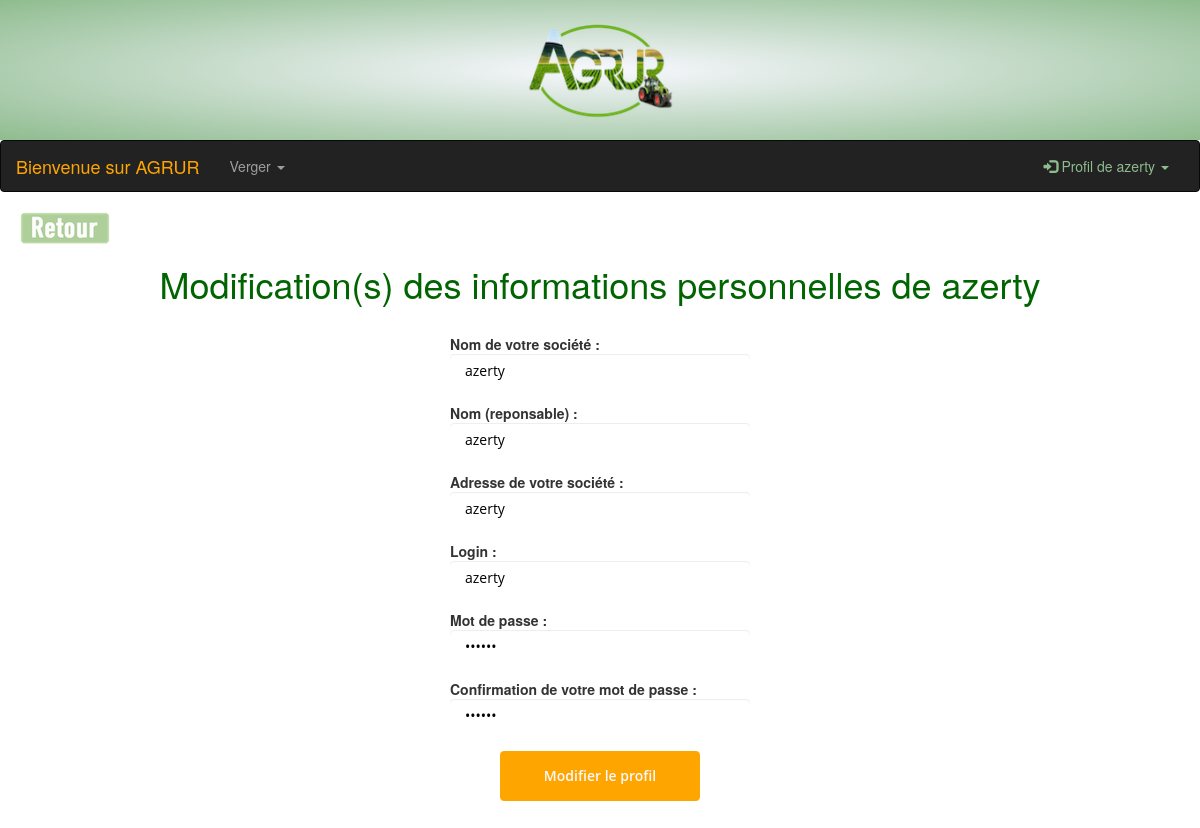
/pageModification.php (signed in), run on the app's committed database.
### tables this page shows
CREATE TABLE `producteurs` (
  `id_producteur` int(11) NOT NULL,
  `nom_Responsable` varchar(50) NOT NULL,
  `nom_Entreprise` varchar(50) NOT NULL,
  `adresse_Entreprise` varchar(50) NOT NULL,
  `id_connexion` int(11) NOT NULL,
  `Interne` tinyint(4) NOT NULL
);

CREATE TABLE `connexion` (
  `id_connexion` int(11) NOT NULL,
  `login` varchar(50) NOT NULL,
  `mdp` varchar(50) NOT NULL,
  `mdp2` varchar(50) NOT NULL,
  `id_droit` int(11) NOT NULL,
  `accepte` tinyint(4) NOT NULL
);

### pageModification.php (the view, shortened to what this page needs)
<?php
$bdd = new PDO('mysql:host=localhost;dbname=ppe;charset=utf8', 'root', '');
  if(isset($_SESSION['id_connexion']))
    {
      $requser = $bdd ->prepare("SELECT * FROM connexion, producteurs WHERE connexion.id_connexion = ? AND connexion.id_connexion = producteurs.id_connexion");
      $requser -> execute(array($_SESSION['id_connexion']));
      $user = $requser -> fetch();
?>
<html class="inscription">
    <head>
        <link rel="stylesheet" href="index2.css" />
        <link href="/www/bootstrap/css/bootstrap.min.css" rel="stylesheet">
        <link rel="stylesheet" href="http://maxcdn.bootstrapcdn.com/bootstrap/3.3.6/css/bootstrap.min.css">
    </head>
    <body>
    <div class="banniere">
      <center>
      <br>
        <img src="images/AgrurLogoFondTransparent.png" width="150px" height="100px">
      </center>
      <br>
    </div>
    <?php
    include('inc/menuAccueil.php');
    ?>
    <a class="retour" href="javascript:history.go(-1)"><img src="images/retour.png"></a>
    <div class="formPosition">
    <form action="#" method="POST" class="form-horizontal">
        <center>
          <h1 style="color:darkgreen">Modification(s) des informations personnelles de <?php echo $user['login']; ?></h1>
        </center>
        <br>
        <div class="form-group">
            <label class="control-label col-sm-4"></label>
              <div class="col-sm-4">
                  <b>Nom de votre société :</b><input type="text" class="form-control" name="newname" value="<?php echo $user['nom_Entreprise']; ?>">
              </div>
        </div>
        <div class="form-group">
            <label class="control-label col-sm-4"></label>
              <div class="col-sm-4">
                  <b>Nom (reponsable) :</b><input type="text" class="form-control" name="newnomresponsable" value="<?php echo $user['nom_Responsable']; ?>">
              </div>
        </div>
        <div class="form-group">
            <label class="control-label col-sm-4"></label>
              <div class="col-sm-4">
                  <b>Adresse de votre société :</b><input type="text" class="form-control" name="newadresse" value="<?php echo $user['adresse_Entreprise']; ?>">
              </div>
        </div>
        <div class="form-group">
            <label class="control-label col-sm-4"></label>
              <div class="col-sm-4">
                  <b>Login :</b><input type="text" class="form-control" name="newlogin" value="<?php echo $user['login']; ?>">
              </div>
        </div>
        <div class="form-group">
            <label class="control-label col-sm-4"></label>
                <div class="col-sm-4">
                    <b>Mot de passe :</b><input type="password" class="form-control" name="newMdp1" value="<?php echo $user['mdp']; ?>">
                </div>
        </div>
        <div class="form-group">
            <label class="control-label col-sm-4"></label>
                <div class="col-sm-4">
                    <b>Confirmation de votre mot de passe :</b><input type="password" class="form-control" name="newMdp2" value="<?php echo $user['mdp2']; ?>">
                </div>
        </div>
          <center>
            <input type="submit" name="newboutonconnect" value="Modifier le profil">
            <br>
          </center>
    </form>
    </div>
    <?php
      }else header ('Location: index.php');
    ?>
    </body>
</html>

### index2.css (style rules this page uses)
input[type="text"], input[type="password"] { font-family: 'Open Sans', sans-serif; width:90%; padding:0.1em 0.7em 0.1em 0.7em; color:#858282; font-size:14px; outline: none; background: none; border:none; font-weight:400; }
form { padding-bottom:7%; padding-left:10%; padding-right:10%; }
input[type="submit"] { font-size:14px; display: inline-block; font-weight:600; color: ghostwhite; transition: 0.1s all; -webkit-transition: 0.1s all; -moz-transition: 0.1s all; -o-transition: 0.1s all; cursor: pointer; outline: none; padding:15px 10px; margin-top:3px; font-family: 'Open Sans', sans-serif; width:200px; border:none; border-radius: 0.3em; background-color: orange; }
input.form-control { font-size:14px; display: inline-block; font-weight:400; color: black; transition: 0.1s all; outline: none; padding-left: 15px; font-family: 'Open Sans', sans-serif; width:100%; border:none; border-radius: 0.3em; }
.banniere { background: radial-gradient(ghostwhite, darkseagreen)!important; background-repeat: no-repeat!important; background-size: cover!important; width: 100%!important; }
.retour { margin-left: 20px; }

### data on the page
producteurs: id_connexion.login "azerty", newname "azerty", newnomresponsable "azerty", newadresse "azerty", newlogin "azerty"

### other printed values
$_SESSION['login'] "azerty"
